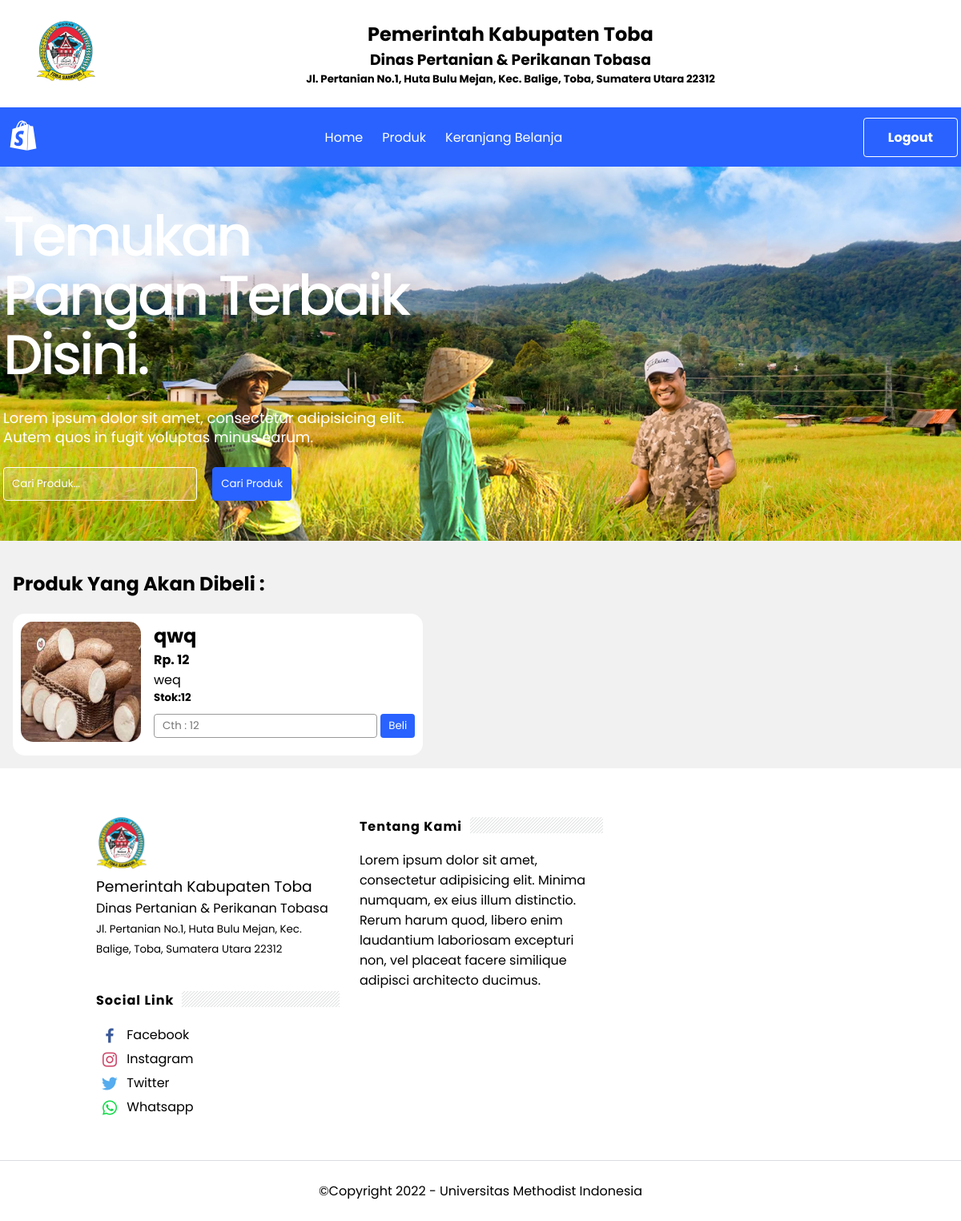
The page /detail-produk.php?id=21 on the database its author committed.
### tables this page shows
CREATE TABLE `tb_product` (
  `product_id` int(11) NOT NULL,
  `category_id` int(11) NOT NULL,
  `penjual_id` int(11) NOT NULL,
  `product_name` varchar(100) NOT NULL,
  `product_price` int(11) NOT NULL,
  `berat_produk` varchar(100) NOT NULL,
  `stok_produk` int(5) NOT NULL,
  `product_descrption` text NOT NULL,
  `product_image` varchar(100) NOT NULL,
  `alamat_pemilik` varchar(100) NOT NULL,
  `no_telepon` varchar(100) NOT NULL,
  `product_status` tinyint(1) NOT NULL,
  `date_created` timestamp NOT NULL DEFAULT current_timestamp() ON UPDATE current_timestamp()
);

### detail-produk.php (the view, shortened to what this page needs)
<?php
$koneksi =new mysqli("localhost","root","","db_hasilpertanian");
?>
<?php
$product_id = $_GET["id"];
$ambil=$koneksi->query("SELECT * FROM tb_product WHERE product_id='$product_id'");
$detail=$ambil->fetch_assoc();
?>
<!doctype html>
<html>
<head>
<link rel="stylesheet" type="text/css" href="css/style.css">
	<link href='https://unpkg.com/boxicons@2.1.2/css/boxicons.min.css' rel='stylesheet'>
</head>
<body >
<div class='first-header'>
	<div class='header-logo-univ'>
<img src='logo-toba.png' width="75">
</div>
<div class="goverment-toba">
<h2>Pemerintah Kabupaten Toba</h2>
<h3>Dinas Pertanian & Perikanan Tobasa</h3>
<h5>Jl. Pertanian No.1, Huta Bulu Mejan, Kec. Balige, Toba, Sumatera Utara 22312</h5>
</div>
</div>
	<header class="header-wrapper bgcolor">
<div class="header-section section" id="header-section" name="Header"><div id="headerwrap">
<div class="header-widget">
<a class="header-logo-image" href="#">
<h1 id="header-title"><i class='bx bxl-shopify' style='font-size:50px'></i></h1>
</a>
</div>
</div><div class='linklist'>
<div class="menu-widget">
<span class="menu-item"><a href="index.php">Home</a></span><span class="menu-item"><a href="produk.php">Produk</a></span><span class="menu-item"><a href="keranjang.php">Keranjang Belanja</a></span>
</div>
</div><div class='logout-button'><span class='logout-btn'><a href='logout1.php'>Logout</a></span></div></div>
</header>
	<div class='hero-content'>
<div class="jumbotron-content">
<div class="jumbotron-inner">
<h2 class="title">Temukan Pangan Terbaik Disini.</h2>
<p>Lorem ipsum dolor sit amet, consectetur adipisicing elit. Autem quos in fugit voluptas minus earum.</p>
<div class="search">
		<div class="search-form">
			<form action="produk.php" method="get">
				<input type="text" name="search" placeholder="Cari Produk...">
				<input type="submit" name="cari" value="Cari Produk">
			</form>
		</div>
	</div>
</div>
</div>
</div>
<section class="content">
	<div class="container" style='background:#f1f1f1'>
	<h2 style='margin:20px 0;'>Produk Yang Akan Dibeli :</h2>
	<div class="card-detail-produk">
	<div class="col-md-6">
		<img src="produk/<?php echo $detail["product_image"];?>" alt="" class="img-responsive" style='width:150px;border-radius:15px;'>
	</div>
	<div class="col-md-6" style='margin-left:1rem'>
		<h2><?php echo $detail["product_name"]?></h2>
		<h4>Rp. <?php echo number_format($detail["product_price"]);?></h4>
		<p><?php echo $detail["product_descrption"];?></p>
		<h5>Stok:<?php echo $detail['stok_produk']?></h5>
		<form method="post">
			<div class="form-group">
				<div class="input-group">
				<input style='margin:10px 0;border:thin solid #999;padding:4px 10px;border-radius:4px;' placeholder='Cth : 12' type="number" class="form-control" name="jumlah" max="<?php echo $detail['stok_produk']?>">
					<button class="btn btn-primary" name="beli">Beli</button>
	</div>
	</div>
		</form>
		</div>
		</div>
	</div>
</section>
	<div id='footer'>
    <div class='footer-sections row'>
      <div class='sect-left' id='footer-sec1'><img src='logo-toba.png' width='64'/>
		<h3 style='font-weight:normal'>Pemerintah Kabupaten Toba</h3>
		  <h4 style='font-weight:normal'>Dinas Pertanian &amp; Perikanan Tobasa</h4>
		  <p><small>Jl. Pertanian No.1, Huta Bulu Mejan, Kec. Balige, Toba, Sumatera Utara 22312</small></p>
		</div>
      <div class='sect-left' id='footer-sec2'><h2> Tentang Kami</h2>Lorem ipsum dolor sit amet, consectetur adipisicing elit. Minima numquam, ex eius illum distinctio. Rerum harum quod, libero enim laudantium laboriosam excepturi non, vel placeat facere similique adipisci architecto ducimus.</div>
		<div class='sect-left' id='footer-sec3'><h2>Social Link</h2>
			<ul class='list-style'>
			<li><i class='bx bxl-facebook' style='color:#3b5998'></i>
				<a href='#'>Facebook</a>
				</li>
				<li><i class='bx bxl-instagram' style='color:#cd486b'></i>
				<a href='#'>Instagram</a>
				</li>
				<li><i class='bx bxl-twitter' style='color:#55acee'  ></i>
					<a href='#'>Twitter</a>
				</li>
				<li><i class='bx bxl-whatsapp' style='color:#0EDB45'></i>
				<a href='#'>Whatsapp</a>
				</li>
			</ul>
		</div>
  </div>
	<div class='footer-copyright'><p>©Copyright 2022 - Universitas Methodist Indonesia</p></div>
	</div>
</body>
</html>

### css/style.css (style rules this page uses)
* { padding: 0; margin: 0; font-family: 'Poppins', sans-serif; }
body { font-family: 'Poppins', sans-serif; background: #fff; background-size: cover; overflow-x: hidden; }
a { color: inherit; text-decoration: none; }
span.logout-btn { color: #fff; border: thin solid #fff; padding: 12px 30px; border-radius: 4px; transition: all .5s ease; font-weight: bold; }
button.btn { padding: 5px 10px; margin:10px 0; background-color: #2962ff; border-radius:4px; color:#fff; border: none; cursor: pointer; }
.container { padding:1rem; padding:1rem; background:#f1f1f1; }
.container:after { content: ''; display: block; clear: both; }
.search { display:block; }
.search input[type=text] { width: 40%; padding: 10px; background-color: rgba(255,255,255,0.16); border:thin solid #fff; outline:none; border-radius:4px; color:#fff; }
.search input[type=submit] { padding: 10px; background:#2962ff; color: #fff; border: thin solid #2962ff; cursor: pointer; transition:all .5s ease; margin-left: 15px; border-radius:4px; }
.search .search-form ::placeholder { color: #fff; opacity: 1; }
#footer { background:#fff; padding:0; margin:10px 0 0 }
#footer h2:after { content: ''; display: inline-block; position: absolute; height: 20px; top: 0; margin: 1px 0 12px 10px; width: 100%; background: url("../repeat-bg.png")repeat; }
.footer-sections { overflow: hidden; margin: 0 auto; padding: 50px 120px; }
.sect-left { display:inline-block; float:left; width:31.655%; margin-right:25px; }
.sect-left:nth-child(3) { margin-right:0 }
.sect-left h2 { position: relative; background:none; overflow: hidden; padding: 0 0 10px 0; display: inline-block; -webkit-flex: 0 auto; -ms-flex: 0 auto; flex: 0 auto; margin: 0; font-size: 1rem; font-weight: 700; white-space: nowrap; width: 100%; letter-spacing: 1px; }
.list-style { list-style: none; }
#footer-sec3 ul li i { font-size: 24px; vertical-align: middle; margin:3px 5px; }
.footer-copyright { border-top: thin solid #dadce0; display:flex; justify-content: center; align-items: center; }
.footer-copyright { padding:25px 0; }
div.first-header { display:flex; margin:25px 45px; }
div.goverment-toba { text-align: center; margin: 0 auto; }
.header-wrapper { -webkit-box-align: center; -ms-flex-align: center; align-items: center; background-color:#2962ff; display: -webkit-box; display: -ms-flexbox; display: flex; left: 0; min-height: 74px; position:relative; right: 0; top: 0; z-index:2; }
.header-wrapper .header-section { -webkit-box-align: center; -ms-flex-align: center; align-items: center; display: inherit; -webkit-box-pack: justify; -ms-flex-pack: justify; justify-content: space-between; max-width: 1192px; margin: 0 auto; width: 100%; position: relative; }
.header-wrapper .header-section h1 { color :#fff; font-size:20px; text-transform:capitalize; }
.linklist { display: -webkit-box; display: -ms-flexbox; display: flex; -webkit-box-align: center; -ms-flex-align: center; align-items: center; -webkit-box-pack: center; -ms-flex-pack: center; justify-content: center; }
span.menu-item { margin-right: 24px; color:#fff; }
.bgcolor { transition: all .5s ease; }
.hero-content { background : url("../pertanian.jpg"); background-size: cover; background-position:center; }
.jumbotron-content { max-width: 1192px; margin: 0 auto; padding: 50px 0 50px 0; }
.jumbotron-inner { max-width: 550px; }
.jumbotron-inner h2.title { font-size: 70px; line-height: 74px; margin: 0; font-weight: 500; letter-spacing: -0.05em; color: #fff; }
.jumbotron-inner p { line-height: 24px; font-size: 18px; margin: 30px 0 25px; color: #fff; }
div.first-header { display:flex; }
.card-detail-produk { display: flex; background: white; width: max-content; padding: 10px; border-radius: 15px; }

### rows shown on the page
tb_product: product_image (picture), product_name "qwq", product_price "12", product_descrption "weq", stok_produk "12", jumlah "Cth : 12"
